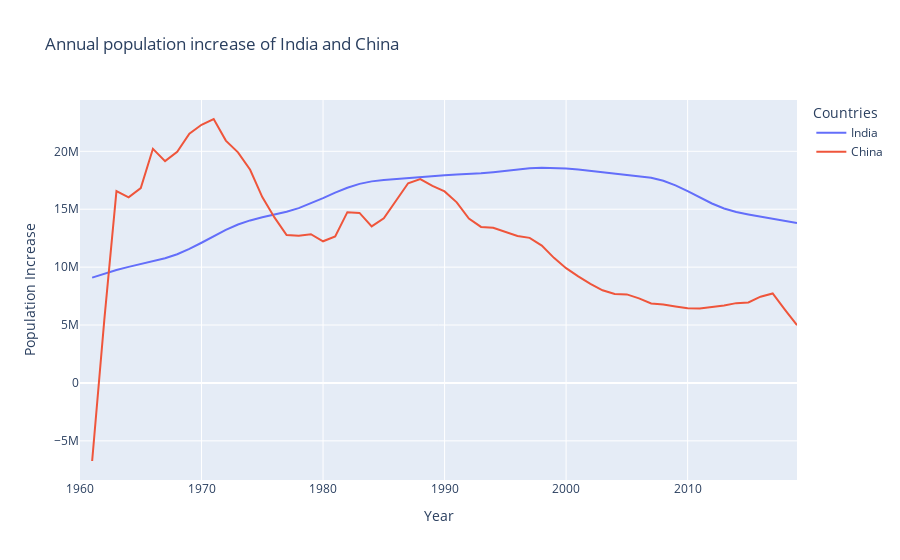

Source (notebook cell):
### Code cell
fig = px.line(annual_population_increase_df, title="Annual population increase of India and China")
fig.update_layout(yaxis_title='Population Increase',
                  xaxis_title="Year",
                  legend_title='Countries')
fig.show()
